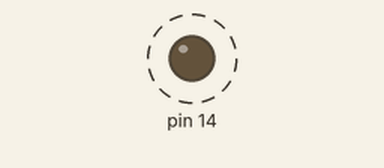
Simulated run of this sketch. Board: Arduino Uno, built with avr-gcc and run on an emulated ATmega328P. On the bench: output pins drawn as LEDs (lit = HIGH). Dashed ring = blinking. What the sketch prints to the serial monitor is not drawn.

Above: at 0.2 s.
Timing chart, 0 to 3.5 s (numbered marks = the images above):
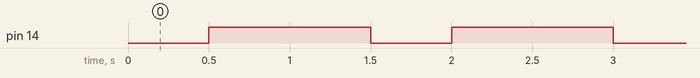

Measured:
- by itself, pin 14: alternates HIGH for 1.0 s and LOW for 0.50 s

The sketch:

ledSketch.ino
```cpp
void setup() {
  // put your setup code here, to run once:
  Serial.begin(115200);
  pinMode(14, OUTPUT);
  pinMode(12, INPUT);
  digitalWrite(14, HIGH);
}

void loop() {
  // put your main code here, to run repeatedly:

  Serial.println("LED ON");
  digitalWrite(14, LOW);
  delay(500);

  Serial.println("LED OFF");
  digitalWrite(14, HIGH);
  delay(1000);
}
```
